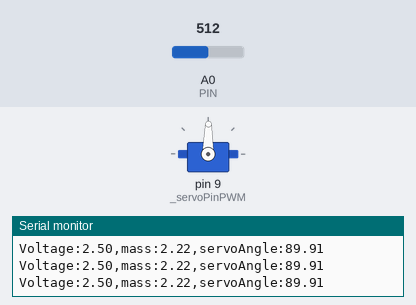
Bench run of a sketch on a simulated Arduino Uno, built with avr-gcc and run on an emulated ATmega328P. Shown: servo, the last lines printed to the serial monitor. The inputs (shaded band) are chosen by the test bench; at power-on: A0 (PIN) = 512.

Above: at 1.2 s.
1.3 s: A0 (PIN) set to 527
At 2.3 s:
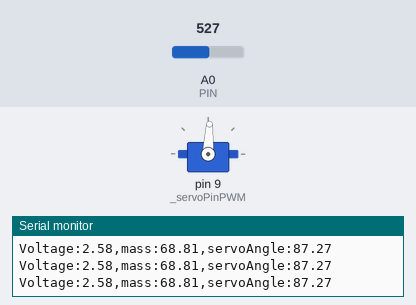
4.3 s: A0 (PIN) set to 299
At 5.5 s:
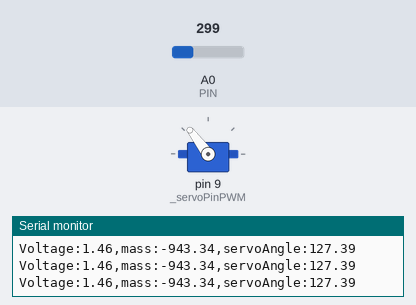
5.8 s: A0 (PIN) set to 277
At 6.5 s:
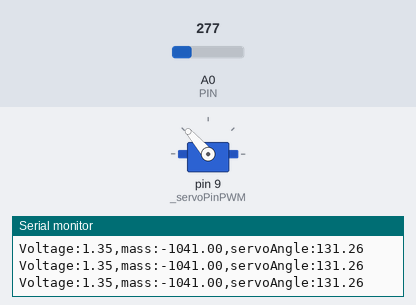
8.8 s: A0 (PIN) set to 716
At 9.9 s:
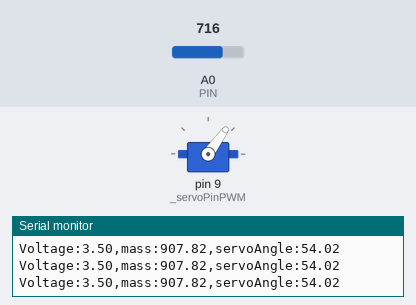
10.3 s: A0 (PIN) set to 900
At 10.8 s:
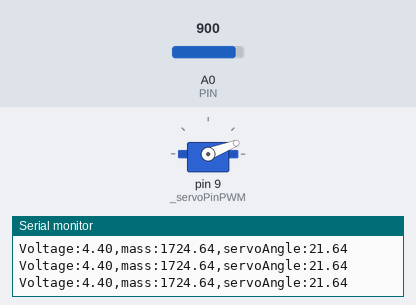
11.8 s: A0 (PIN) set to 1023
At 13.1 s:
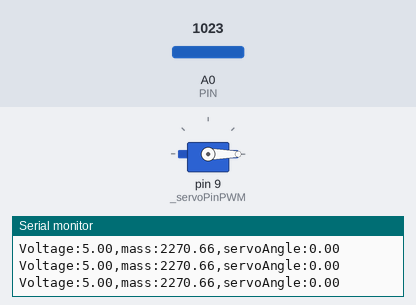
Timing chart, 0 to 14.3 s (numbered marks = the images above; inputs shaded):
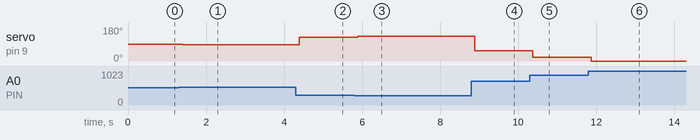

The sketch:

code-lab2.ino
```cpp
// include for servo motor control
#include <Servo.h>

const int _portBaud = 9600; // baud rate of the serial port
const float _fps = 10.0; // frame rate to send data
int _max_value = 1023;
int _min_value = 0;


// pin (PWM) where servo motor is connected to
const int _servoPinPWM = 9;

// create a servo object to control a servo motor
Servo servoMotor;

const int PIN = A0;
const float V_ref = 5.0;
const float V_zero = 2.500;       // V at 0 g (after potentiometer zeroing)
const float sensitivity = 0.001101; // V/g

void setup() {
  Serial.begin(9600);

  // attach servo motor to PWM pin
  servoMotor.attach(_servoPinPWM);
}

void loop() {
	// initialzes the timer
	unsigned long startTime = micros();

  int raw = analogRead(PIN);
  float voltage = (float) (raw) * V_ref / 1023.0;
  float mass_g  = (voltage - V_zero) / sensitivity;
	float servoAngle = (V_ref-voltage) * 180.0/5.0;

  Serial.print("Voltage:");
  Serial.print(voltage);
  Serial.print(",mass:");
  Serial.print(mass_g);
  Serial.print(",servoAngle:");
  Serial.println(servoAngle);


  servoMotor.write(servoAngle);


	// estimates the loop duration and waits before starting a new loop
	unsigned long currentTime = micros(); // in microseconds
	unsigned long elapsedTime = currentTime - startTime; // in microseconds
	unsigned long waitingTime = 1000000/_fps - elapsedTime; // in microseconds

	if (waitingTime < 16384) //(see https://www.arduino.cc/reference/en/language/functions/time/delaymicroseconds/)
		delayMicroseconds(waitingTime); // in microseconds
	else
		delay(waitingTime / 1000); // in milliseconds
}
```

Measured:
- after the input at 1.3 s, servo on pin 9 (_servoPinPWM): 89° → 87° after 0.10 s
- after the input at 4.3 s, servo on pin 9 (_servoPinPWM): 87° → 127° after 0.09 s
- after the input at 5.8 s, servo on pin 9 (_servoPinPWM): 127° → 131° after 0.09 s
- after the input at 8.8 s, servo on pin 9 (_servoPinPWM): 131° → 54° after 0.08 s
- after the input at 10.3 s, servo on pin 9 (_servoPinPWM): 54° → 21° after 0.08 s
- after the input at 11.8 s, servo on pin 9 (_servoPinPWM): 21° → 0° after 0.07 s
